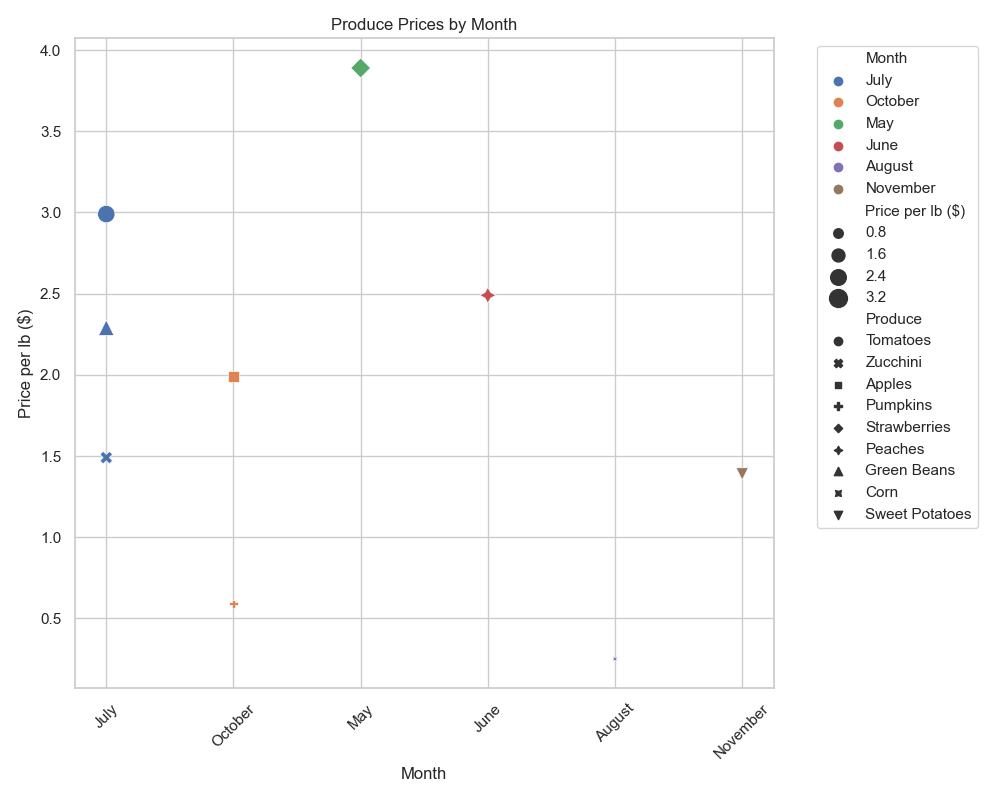

Write the Python code that produced this figure.

import seaborn as sns
import matplotlib.pyplot as plt
import pandas as pd

# Given data
data = [
    {'Produce': 'Tomatoes', 'Price per lb ($)': 2.99, 'Month': 'July'},
    {'Produce': 'Zucchini', 'Price per lb ($)': 1.49, 'Month': 'July'},
    {'Produce': 'Apples', 'Price per lb ($)': 1.99, 'Month': 'October'},
    {'Produce': 'Pumpkins', 'Price per lb ($)': 0.59, 'Month': 'October'},
    {'Produce': 'Strawberries', 'Price per lb ($)': 3.89, 'Month': 'May'},
    {'Produce': 'Peaches', 'Price per lb ($)': 2.49, 'Month': 'June'},
    {'Produce': 'Green Beans', 'Price per lb ($)': 2.29, 'Month': 'July'},
    {'Produce': 'Corn', 'Price per lb ($)': 0.25, 'Month': 'August'},
    {'Produce': 'Sweet Potatoes', 'Price per lb ($)': 1.39, 'Month': 'November'}
]

# Convert the list of dictionaries to a Pandas DataFrame
df = pd.DataFrame(data)

# Create a scatterplot with varied visual encodings using Seaborn
plt.figure(figsize=(10, 8))
scatter = sns.scatterplot(
    x="Month",
    y="Price per lb ($)",
    hue="Month",        # Color points by month
    size="Price per lb ($)",    # Size points by price
    style="Produce",    # Different markers for each produce
    sizes=(20, 200),    # Range of point sizes
    data=df
)

# Improve readability by rotating the x-axis labels
plt.xticks(rotation=45)

# Adding title and labels for clarity
plt.title('Produce Prices by Month')
plt.xlabel('Month')
plt.ylabel('Price per lb ($)')

# Show the legend outside the plot to avoid overlap
plt.legend(bbox_to_anchor=(1.05, 1), loc='upper left')

# Display the plot
plt.tight_layout()
plt.show()
